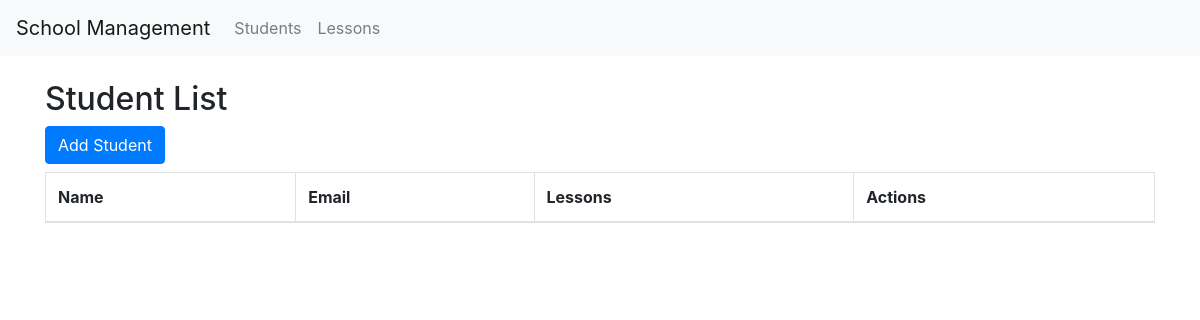
/students/, run on an earlier commit of the app's database.
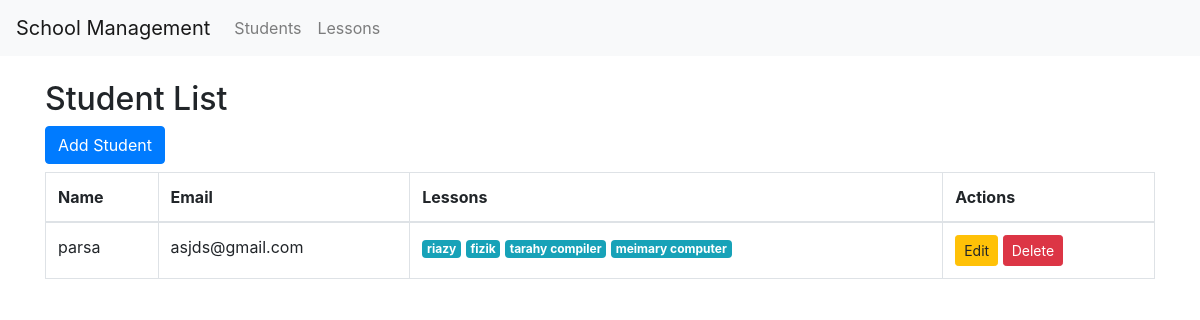
And on a later commit of the database.
### core/models.py (models this page shows, shortened)
class Student(models.Model):
    name = models.CharField(max_length=100)
    email = models.EmailField()
    lessons = models.ManyToManyField(Lesson, related_name='students')

class Lesson(models.Model):
    title = models.CharField(max_length=200)

### core/views.py (the view)
# urls.py: path('students/', student_list, name='student_list'),
def student_list(request):
    students = Student.objects.all()
    return render(request, 'core/student_list.html', {'students': students})

### school/templates/core/student_list.html (shortened to what this page needs)
{% extends 'core/base.html' %}
{% block content %}
<h2>Student List</h2>
<a href="{% url 'student_create' %}" class="btn btn-primary mb-2">Add Student</a>
<table class="table table-bordered">
    <thead>
        <tr>
            <th>Name</th>
            <th>Email</th>
            <th>Lessons</th>
            <th>Actions</th>
        </tr>
    </thead>
    <tbody>
        {% for student in students %}
        <tr>
            <td>{{ student.name }}</td>
            <td>{{ student.email }}</td>
            <td>
                {% for lesson in student.lessons.all %}
                <span class="badge badge-info">{{ lesson.title }}</span>
                {% endfor %}
            </td>
            <td>
                <a href="{% url 'student_update' student.pk %}" class="btn btn-sm btn-warning">Edit</a>
                <a href="{% url 'student_delete' student.pk %}" class="btn btn-sm btn-danger">Delete</a>
            </td>
        </tr>
        {% endfor %}
    </tbody>
</table>
{% endblock %}

What changed in the data, as far as the page shows it:
added Student: name "parsa", email "asjds@gmail.com"
added Lesson: title "riazy"
added Lesson: title "fizik"
added Lesson: title "tarahy compiler"
added Lesson: title "meimary computer"
